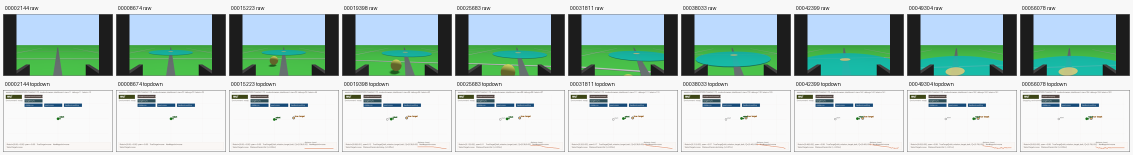
#> input picture artifacts/session/20260605T055724424217Z/visual/keyframe_review_contact_sheet.png, 2266 x 310 px (shown at 1/2 size)
$ python -i chasecar_bridge_behavior_runner.py   (imports and definitions only)
#> lines starting #> are read from the running program, lines starting #| are printed output that depends on the picture
#!/usr/bin/env python3
"""Camera-gated behavior runner for the Chasecar factory bridge."""

from __future__ import annotations

import argparse
import colorsys
import hashlib
import json
import math
import os
from pathlib import Path
from types import SimpleNamespace
import sys
import time

import chasecar_bridge_client as bridge_client


DEFAULT_TINY_TURN_PLAN = {
    "name": "tiny_turn_v1",
    "description": "One in-place Chasecar-style cmd_vel turn pulse.",
    "steps": [
        {
            "label": "in_place_turn_left",
            "linear_x": 0.0,
            "angular_z": 2.5,
            "duration_s": 0.30,
            "settle_s": 0.25,
        }
    ],
}

DEFAULT_VISUAL_SCAN_PROFILES = ("yellow", "orange", "red", "green", "blue", "bright", "any-saturated")


def utc_now():
    return time.strftime("%Y-%m-%dT%H:%M:%SZ", time.gmtime())


def utc_stamp():
    return time.strftime("%Y%m%dT%H%M%SZ", time.gmtime())


# [10 lines left out: functions ensure_dir, write_json, not called in this run]


def load_json(path):
    return json.loads(Path(path).read_text(encoding="utf-8-sig"))


# [17 lines left out: functions sha256_file, camera_diag_args, not called in this run]


def camera_ready(diagnostics):
    return bool(diagnostics.get("pass", False)) and not diagnostics.get("issues")


# [18 lines left out: functions camera_block, parse_visual_scan_profiles, not called in this run]


def default_artifact_dir(mode):
    return Path("artifacts") / "session" / ("factory_bridge_%s_%s" % (mode.replace("-", "_"), utc_stamp()))


# [116 lines left out: functions normalized_step, load_plan, validate_plan, save_snapshot, maybe_make_contact_sheet, not called in this run]


def image_edge_profile(image_path, sample_width=160, sample_height=120):
#> called with sample_width = 160, sample_height = 120
    from PIL import Image, ImageFilter

    image_path = Path(image_path)
    image = (
        Image.open(image_path)
        .convert("L")
        .filter(ImageFilter.GaussianBlur(radius=2.0))
        .resize((sample_width, sample_height))
    )
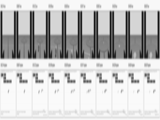
#> image: PIL image 160x120 L; min 16, max 255, mean 197.2
    pixels = image.load()
    y_start = int(sample_height * 0.15)
    y_end = int(sample_height * 0.88)
    profile = []
    for x_coord in range(sample_width - 1):
        total = 0.0
        count = 0
        for y_coord in range(y_start, y_end):
            total += abs(pixels[x_coord + 1, y_coord] - pixels[x_coord, y_coord])
            count += 1
        profile.append(total / max(count, 1))
#> after the loop, profile = 159 values, max 53.99 at index 0, min 1.32 at index 25, mean 17.78
    mean = sum(profile) / max(len(profile), 1)
#> mean = 17.78
    profile = [value - mean for value in profile]
#> profile = 159 values, max 36.21 at index 0, min -16.46 at index 25, mean 1.25e-14
    norm = math.sqrt(sum(value * value for value in profile))
#> norm = 198.3
    if norm <= 0.0:
        return []
    return [value / norm for value in profile]


# [105 lines left out: functions shifted_profile_score, analyze_visual_motion, not called in this run]


def clamp(value, minimum, maximum):
    return max(minimum, min(maximum, value))


# [324 lines left out: functions target_pixel_match, component_summary, find_target_components, component_issues, analyze_target_image, visual_scan_sort_key and 2 more, not called in this run]


def append_issue(summary, issue):
    summary.setdefault("issues", []).append(issue)


# [441 lines left out: functions run_readiness_gate, run_no_motion_command, run_plan_refusal_check, run_visual_scan, execute_motion_plan, run_visual_advisor and 3 more, not called in this run]


# [2 lines not run here, left out]

>>> result = image_edge_profile('../../artifacts/session/20260605T055724424217Z/visual/keyframe_review_contact_sheet.png')
#> result = 159 values, max 0.183 at index 0, min -0.083 at index 25, mean 6.28e-17

$ run again, on artifacts/session/20260605T055934384996Z/visual/keyframe_review_contact_sheet.png
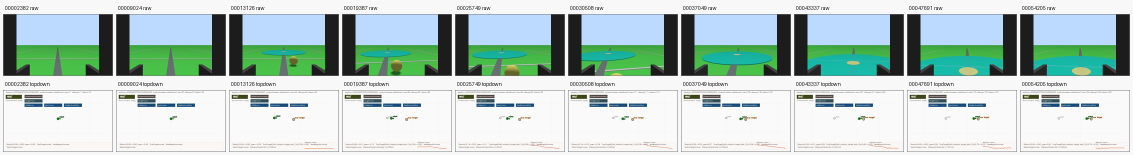
#> input picture artifacts/session/20260605T055934384996Z/visual/keyframe_review_contact_sheet.png, 2266 x 310 px (shown at 1/2 size)
#> in image_edge_profile, `image = ( Image.open(image_path) .convert("L") .filter(ImageFilter.Gau..`:
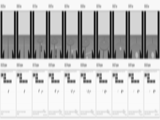
#> image: PIL image 160x120 L; min 16, max 255, mean 197.2
#> after the loop in image_edge_profile, `for x_coord in range(sample_width - 1):`: profile = 159 values, max 53.98 at index 0, min 1.28 at index 25, mean 17.79
#> mean = 17.79
#> in image_edge_profile, `profile = [value - mean for value in profile]`: profile = 159 values, max 36.19 at index 0, min -16.51 at index 25, mean -3.75e-15
#> norm = 198.2
#> result = 159 values, max 0.183 at index 0, min -0.0833 at index 25, mean -1.78e-17
